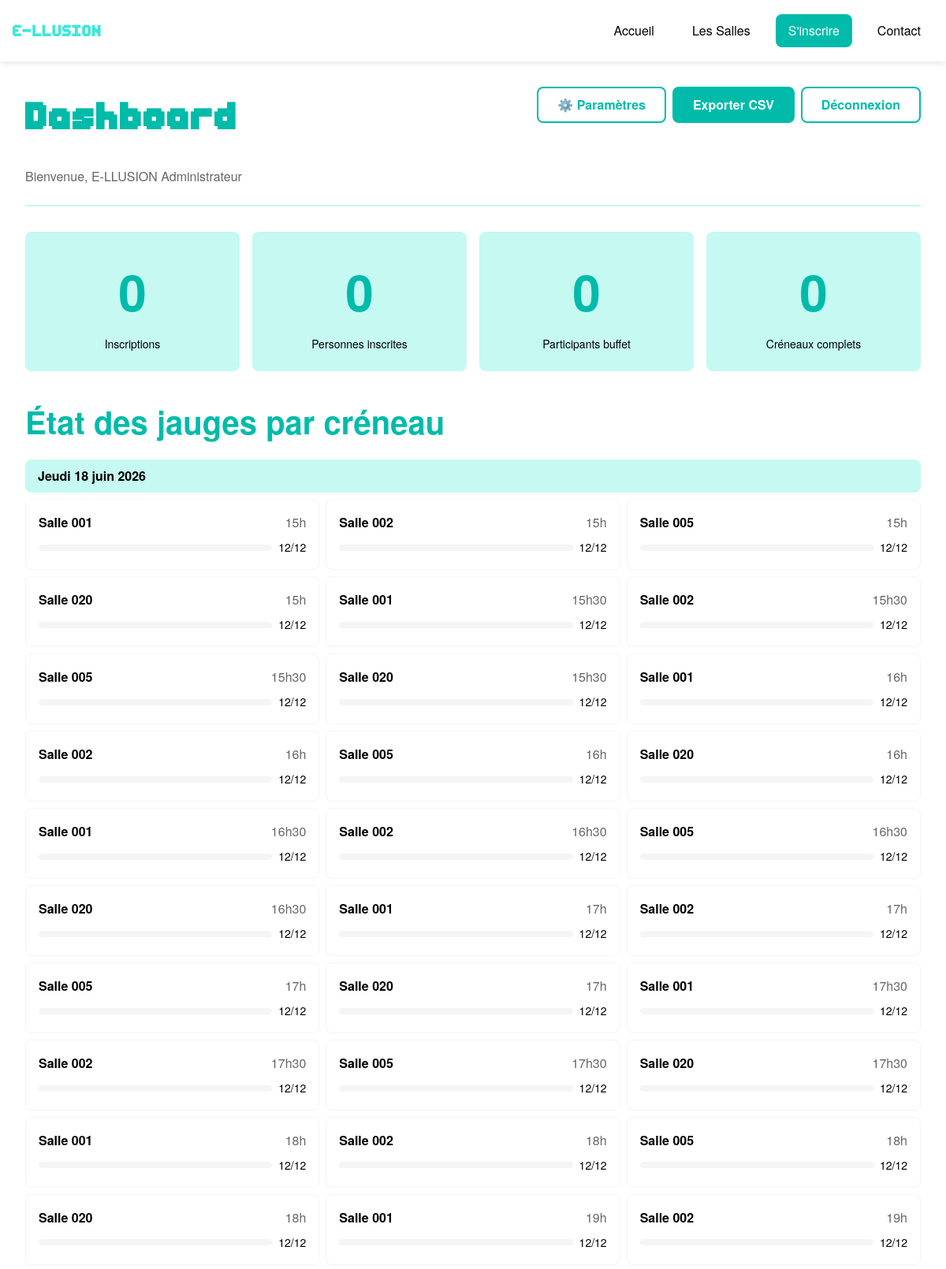
/admin/dashboard.php (signed in, upper part), run on the app's committed database.
### tables this page shows
CREATE TABLE `creneaux` (
  `id_creneau` int(11) NOT NULL AUTO_INCREMENT,
  `id_salle` int(11) NOT NULL COMMENT 'Clé étrangère vers la salle',
  `date_creneau` date NOT NULL COMMENT 'Date du créneau',
  `heure` time NOT NULL COMMENT 'Heure de début du créneau',
  `places_total` int(11) NOT NULL DEFAULT 12 COMMENT 'Nombre total de places disponibles',
  PRIMARY KEY (`id_creneau`),
  UNIQUE KEY `unique_creneau` (`id_salle`,`date_creneau`,`heure`),
  KEY `idx_creneaux_date` (`date_creneau`),
  CONSTRAINT `fk_creneau_salle` FOREIGN KEY (`id_salle`) REFERENCES `salles` (`id_salle`) ON DELETE CASCADE ON UPDATE CASCADE
);

CREATE TABLE `salles` (
  `id_salle` int(11) NOT NULL AUTO_INCREMENT,
  `numero` varchar(10) NOT NULL COMMENT 'Numéro de la salle (ex: 002, 001, 005, 021)',
  `nom` varchar(100) NOT NULL COMMENT 'Nom descriptif de la salle',
  `description` text DEFAULT NULL COMMENT 'Description détaillée de la salle',
  `capacite_max` int(11) NOT NULL DEFAULT 12 COMMENT 'Capacité maximale par créneau',
  `image` varchar(255) DEFAULT 'placeholder.jpg' COMMENT 'Chemin vers image de la salle',
  PRIMARY KEY (`id_salle`),
  UNIQUE KEY `numero` (`numero`)
);

### includes/functions.php (called while the page is built, shortened)
<?php
function sanitize(?string $string): string {
    return htmlspecialchars($string, ENT_QUOTES, 'UTF-8');
}
function formaterDate(string $date): string {
    $timestamp = strtotime($date);
    $jours = ['Dimanche', 'Lundi', 'Mardi', 'Mercredi', 'Jeudi', 'Vendredi', 'Samedi'];
    $mois = ['', 'janvier', 'février', 'mars', 'avril', 'mai', 'juin',
             'juillet', 'août', 'septembre', 'octobre', 'novembre', 'décembre'];
    $jour = $jours[date('w', $timestamp)];
    $numero = date('j', $timestamp);
    $moisNom = $mois[date('n', $timestamp)];
    $annee = date('Y', $timestamp);
    return "{$jour} {$numero} {$moisNom} {$annee}";
}
function formaterHeure(string $heure): string {
    $timestamp = strtotime($heure);
    $heures = date('G', $timestamp);
    $minutes = date('i', $timestamp);
    if ($minutes === '00') {
        return $heures . 'h';
    }
    return $heures . 'h' . $minutes;
}

### admin/dashboard.php (the view, shortened to what this page needs)
<?php
require_once __DIR__ . '/../includes/functions.php';
$pageActive = "";
$pdo = getPDO();
$stmtTotalInscriptions = $pdo->query("SELECT COUNT(*) as total FROM inscriptions");
$totalInscriptions = $stmtTotalInscriptions->fetch()['total'];
$stmtTotalPersonnes = $pdo->query("SELECT COALESCE(SUM(nb_personnes), 0) as total FROM inscriptions");
$totalPersonnes = $stmtTotalPersonnes->fetch()['total'];
$stmtBuffet = $pdo->query("SELECT COALESCE(SUM(nb_personnes), 0) as total FROM inscriptions WHERE buffet_jeudi = 1");
$totalBuffet = $stmtBuffet->fetch()['total'];
$sqlCreneauxComplets = "
    SELECT COUNT(*) as total
    FROM (
        SELECT c.id_creneau,
               c.places_total - COALESCE(SUM(i.nb_personnes), 0) AS places_restantes
        FROM creneaux c
        LEFT JOIN reservations r ON c.id_creneau = r.id_creneau
        LEFT JOIN inscriptions i ON r.id_inscription = i.id_inscription
        GROUP BY c.id_creneau
        HAVING places_restantes <= 0
    ) AS creneaux_complets
";
$stmtCreneauxComplets = $pdo->query($sqlCreneauxComplets);
$creneauxComplets = $stmtCreneauxComplets->fetch()['total'];
$sqlJauges = "
    SELECT
        cr.id_creneau,
        s.numero AS salle_numero,
        s.nom AS salle_nom,
        cr.date_creneau,
        cr.heure,
        cr.places_total,
        COALESCE(SUM(i.nb_personnes), 0) AS places_occupees,
        cr.places_total - COALESCE(SUM(i.nb_personnes), 0) AS places_restantes
    FROM creneaux cr
    JOIN salles s ON cr.id_salle = s.id_salle
    LEFT JOIN reservations r ON cr.id_creneau = r.id_creneau
    LEFT JOIN inscriptions i ON r.id_inscription = i.id_inscription
    GROUP BY cr.id_creneau
    ORDER BY cr.date_creneau, cr.heure, s.numero
";
$jauges = $pdo->query($sqlJauges)->fetchAll();
require_once __DIR__ . '/../includes/header.php';
?>
<div class="admin-header">
    <div>
        <h1 class="admin-title">Dashboard</h1>
        <p>Bienvenue, <?php echo sanitize($_SESSION['user_prenom'] . ' ' . $_SESSION['user_nom']); ?></p>
    </div>
    <div class="admin-actions">
        <a href="parametres.php" class="btn btn-secondary">
            ⚙️ Paramètres
        </a>
        <a href="export-csv.php" class="btn btn-primary">
            Exporter CSV
        </a>
        <a href="logout.php" class="btn btn-secondary">
            Déconnexion
        </a>
    </div>
</div>
<section class="admin-stats">
    <div class="stat-card">
        <span class="stat-number"><?php echo $totalInscriptions; ?></span>
        <span class="stat-label">Inscriptions</span>
    </div>
    <div class="stat-card">
        <span class="stat-number"><?php echo $totalPersonnes; ?></span>
        <span class="stat-label">Personnes inscrites</span>
    </div>
    <div class="stat-card">
        <span class="stat-number"><?php echo $totalBuffet; ?></span>
        <span class="stat-label">Participants buffet</span>
    </div>
    <div class="stat-card">
        <span class="stat-number <?php echo $creneauxComplets > 0 ? 'indicateur-complet' : ''; ?>">
            <?php echo $creneauxComplets; ?>
        </span>
        <span class="stat-label">Créneaux complets</span>
    </div>
</section>
<section class="section-jauges">
    <h2>État des jauges par créneau</h2>
    <div class="jauges-grid">
        <?php
        $currentDate = '';
        foreach ($jauges as $jauge):
            if ($jauge['date_creneau'] !== $currentDate):
                $currentDate = $jauge['date_creneau'];
        ?>
        <div class="jauge-date-header">
            <strong><?php echo formaterDate($jauge['date_creneau']); ?></strong>
        </div>
        <?php endif; ?>
        <div class="jauge-item <?php echo $jauge['places_restantes'] <= 0 ? 'complet' : ''; ?>">
            <div class="jauge-info">
                <span class="jauge-salle">Salle <?php echo sanitize($jauge['salle_numero']); ?></span>
                <span class="jauge-heure"><?php echo formaterHeure($jauge['heure']); ?></span>
            </div>
            <div class="jauge">
                <div class="jauge-bar">
                </div>
                <span class="jauge-text">
                    <?php if ($jauge['places_restantes'] <= 0): ?>
                        <span class="indicateur-complet">COMPLET</span>
                    <?php else: ?>
                        <?php echo $jauge['places_restantes']; ?>/<?php echo $jauge['places_total']; ?>
                    <?php endif; ?>
                </span>
            </div>
        </div>
        <?php endforeach; ?>
    </div>
</section>
<?php require_once __DIR__ . '/../includes/footer.php'; ?>

### includes/header.php (shortened to what this page needs)
<?php
$pageActive = isset($pageActive) ? $pageActive : '';
?>
<!DOCTYPE html>
<html lang="fr">
<head>
    <link rel="stylesheet" href="<?php echo SITE_URL; ?>/assets/css/style.css">
</head>
<body>
    <header class="site-header">
        <div class="header-container">
            <div class="site-logo">
                <a href="<?php echo SITE_URL; ?>/index.php" aria-label="Retour à l'accueil E-LLUSION">
                    <span class="logo-text">E-LLUSION</span>
                </a>
            </div>
            <nav id="navigation-principale"
                 class="nav-principale"
                 aria-label="Navigation principale">
                <ul class="nav-list">
                    <li class="nav-item">
                        <a href="<?php echo SITE_URL; ?>/index.php"
                           class="nav-link <?php echo $pageActive === 'accueil' ? 'active' : ''; ?>"
                           <?php echo $pageActive === 'accueil' ? 'aria-current="page"' : ''; ?>>
                            Accueil
                        </a>
                    </li>
                    <li class="nav-item">
                        <a href="<?php echo SITE_URL; ?>/salles.php"
                           class="nav-link <?php echo $pageActive === 'salles' ? 'active' : ''; ?>"
                           <?php echo $pageActive === 'salles' ? 'aria-current="page"' : ''; ?>>
                            Les Salles
                        </a>
                    </li>
                    <li class="nav-item">
                        <a href="<?php echo SITE_URL; ?>/inscription.php"
                           class="nav-link nav-link-cta <?php echo $pageActive === 'inscription' ? 'active' : ''; ?>"
                           <?php echo $pageActive === 'inscription' ? 'aria-current="page"' : ''; ?>>
                            S'inscrire
                        </a>
                    </li>
                    <li class="nav-item">
                        <a href="<?php echo SITE_URL; ?>/contact.php"
                           class="nav-link <?php echo $pageActive === 'contact' ? 'active' : ''; ?>"
                           <?php echo $pageActive === 'contact' ? 'aria-current="page"' : ''; ?>>
                            Contact
                        </a>
                    </li>
                </ul>
            </nav>
        </div>
    </header>
    <main id="contenu-principal" class="site-main">

### includes/footer.php (shortened to what this page needs)
    </main>
</body>
</html>

### data on the page
creneaux: date_creneau "Jeudi 18 juin 2026", id_salle.numero "001", heure "15h", places_restantes "12", places_total "12"
creneaux: id_salle.numero "002", heure "15h", places_restantes "12", places_total "12"
creneaux: id_salle.numero "005", heure "15h", places_restantes "12", places_total "12"
creneaux: id_salle.numero "020", heure "15h", places_restantes "12", places_total "12"
creneaux: id_salle.numero "001", heure "15h30", places_restantes "12", places_total "12"
creneaux: id_salle.numero "002", heure "15h30", places_restantes "12", places_total "12"
creneaux: id_salle.numero "005", heure "15h30", places_restantes "12", places_total "12"
creneaux: id_salle.numero "020", heure "15h30", places_restantes "12", places_total "12"
creneaux: id_salle.numero "001", heure "16h", places_restantes "12", places_total "12"
creneaux: id_salle.numero "002", heure "16h", places_restantes "12", places_total "12"
creneaux: id_salle.numero "005", heure "16h", places_restantes "12", places_total "12"
creneaux: id_salle.numero "020", heure "16h", places_restantes "12", places_total "12"
creneaux: id_salle.numero "001", heure "16h30", places_restantes "12", places_total "12"
creneaux: id_salle.numero "002", heure "16h30", places_restantes "12", places_total "12"
creneaux: id_salle.numero "005", heure "16h30", places_restantes "12", places_total "12"
creneaux: id_salle.numero "020", heure "16h30", places_restantes "12", places_total "12"
creneaux: id_salle.numero "001", heure "17h", places_restantes "12", places_total "12"
creneaux: id_salle.numero "002", heure "17h", places_restantes "12", places_total "12"
creneaux: id_salle.numero "005", heure "17h", places_restantes "12", places_total "12"
creneaux: id_salle.numero "020", heure "17h", places_restantes "12", places_total "12"
creneaux: id_salle.numero "001", heure "17h30", places_restantes "12", places_total "12"
creneaux: id_salle.numero "002", heure "17h30", places_restantes "12", places_total "12"
creneaux: id_salle.numero "005", heure "17h30", places_restantes "12", places_total "12"
creneaux: id_salle.numero "020", heure "17h30", places_restantes "12", places_total "12"
creneaux: id_salle.numero "001", heure "18h", places_restantes "12", places_total "12"
creneaux: id_salle.numero "002", heure "18h", places_restantes "12", places_total "12"
creneaux: id_salle.numero "005", heure "18h", places_restantes "12", places_total "12"
creneaux: id_salle.numero "020", heure "18h", places_restantes "12", places_total "12"
creneaux: id_salle.numero "001", heure "19h", places_restantes "12", places_total "12"
creneaux: id_salle.numero "002", heure "19h", places_restantes "12", places_total "12"

### other printed values
$_SESSION['user_prenom'] . ' ' . $_SESSION['user_nom'] "E-LLUSION Administrateur"
$totalInscriptions "0"
$totalPersonnes "0"
$totalBuffet "0"
$creneauxComplets "0"
